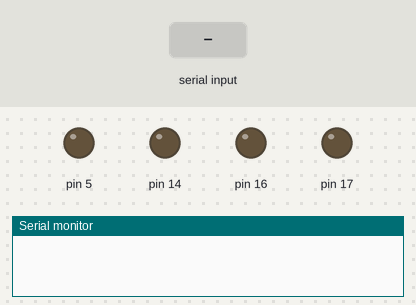
A sketch run on a simulated Arduino Uno, built with avr-gcc and run on an emulated ATmega328P. Parts: output pins drawn as LEDs (lit = HIGH), the last lines printed to the serial monitor. Inputs (shaded band) come from the test bench.

Above: at 1.2 s.
1.3 s: "5\n" received over Serial
At 2.1 s:
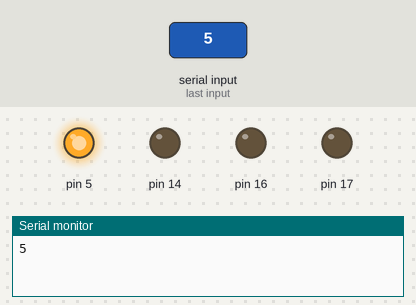
3.8 s: "90,45\n" received over Serial
Timing chart, 0 to 6.8 s (numbered marks = the images above; inputs shaded):
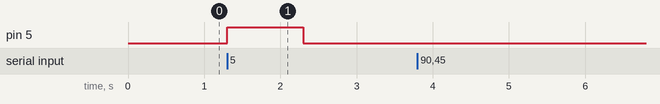

Measured:
- after the input at 1.3 s, pin 5: LOW → HIGH at once, → LOW 1.0 s later

The sketch:

ESP8266_dio_pins.ino
```cpp
int i = 0;

void setup() {
  // put your setup code here, to run once:
  Serial.begin (115200);
  delay (10);

}

int value = 0;
byte incomingByte = 0;


void loop() {
  // put your main code here, to run repeatedly:

  char buf[10];
  while (!Serial.available());
  Serial.readBytesUntil ('\n', buf, 4);
  int incom = atoi (buf);
  Serial.println (incom);

  pinMode (incom, OUTPUT);
  digitalWrite (incom, HIGH);
  delay (1000);
  digitalWrite (incom, LOW);
  delay (1000);


//  if (Serial.available() > 0)
//  {
//    // read the incoming byte:
//    incomingByte = Serial.read();
//
//
//    if ((incomingByte == 10) || (incomingByte == 13))
//        {
//          Serial.print ("I received: ");
//          Serial.println (value, DEC);
//          pinMode (value, OUTPUT);
//          digitalWrite (value, HIGH);
//          delay (1000);
//          digitalWrite (value, LOW);
//          delay (1000);
//
//          value = 0;
//        }
//    else
//        {
//        value = value * 10 + (incomingByte - 0x30);
//        }
//
//  }


}
```
